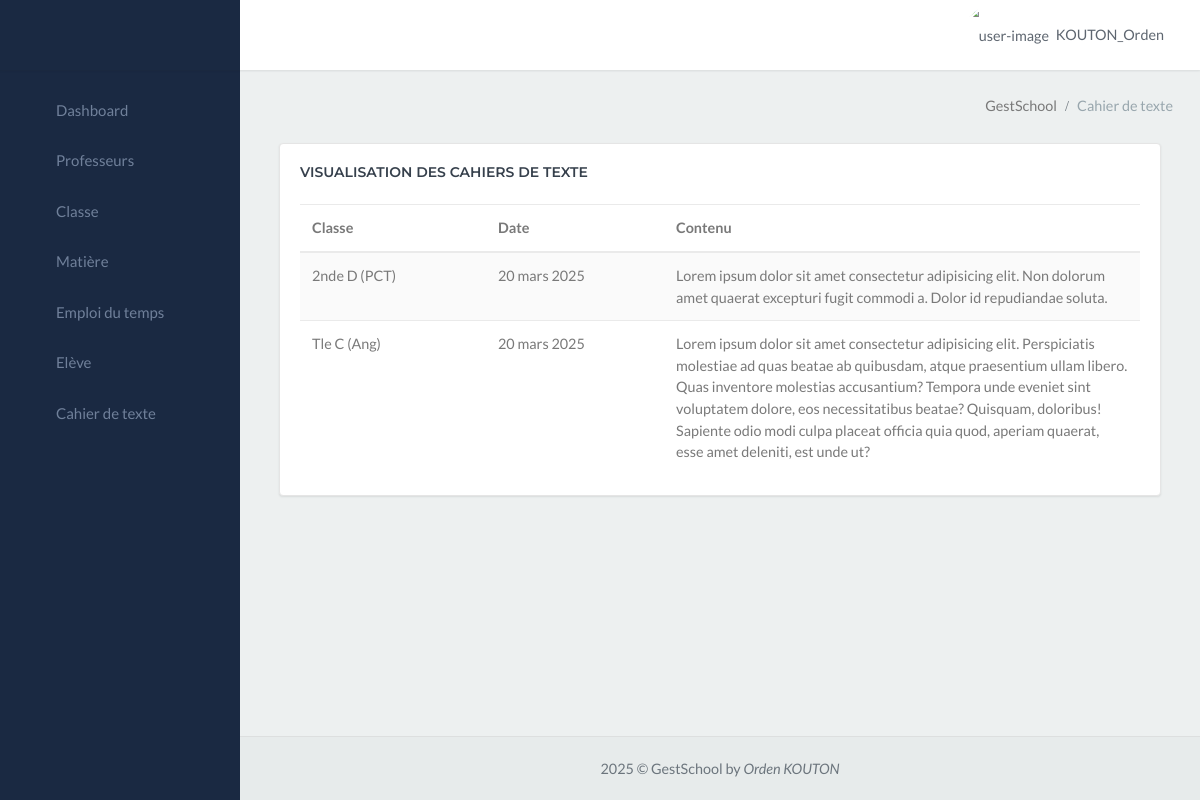
/gestschool_app/cahier_texte/ (signed in), run on an earlier commit of the app's database.
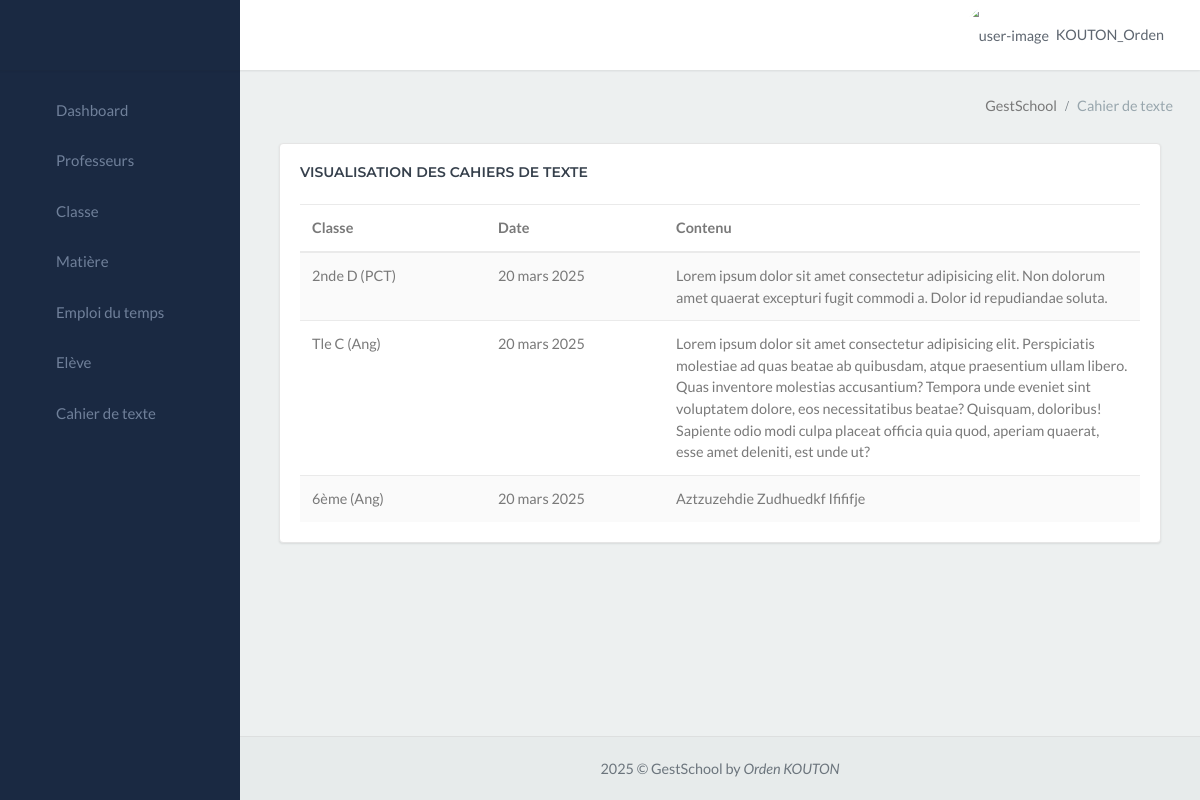
And on a later commit of the database.
### gestschool_app/models.py (models this page shows)
class Cahier_texte(models.Model):
    id_prof = models.ForeignKey(Professeur, on_delete=models.SET_NULL, null=True, blank=True)
    classe = models.CharField(max_length=80)
    matiere = models.CharField(max_length=100)
    date = models.DateField(max_length=100)
    contenu = models.CharField(max_length=5000)
    annee_scolaire = models.ForeignKey(AnneeScolaire, on_delete=models.SET_NULL, null=True, blank=True)
    trimestre = models.ForeignKey(Trimestre, on_delete=models.SET_NULL, null=True, blank=True)

### gestschool_app/views.py (the view)
# urls.py: path('cahier_texte/', views.visualisation_cahier_texte, name='visualisation_cahier_texte'),
@login_required
def visualisation_cahier_texte(request):
    trimestre_active = Trimestre.objects.filter(active=True).first()
    annee_active = AnneeScolaire.objects.filter(active=True).first()
    cahier_textes = Cahier_texte.objects.filter(Q(annee_scolaire=annee_active) & Q(trimestre=trimestre_active))
    return render(request, 'cahier de texte/visualisation_cahier_texte.html', {'cahier_textes': cahier_textes})

### gestschool_app/templates/cahier de texte/visualisation_cahier_texte.html (shortened to what this page needs)
{% extends "menu.html" %}
{% block content %}
<div class="content-page">
    <div class="content">
        <div class="container-fluid">
            <div class="row">
                <div class="col-12">
                    <div class="page-title-box">
                        <div class="page-title-right">
                            <ol class="breadcrumb p-0 m-0">
                                <li class="breadcrumb-item active">GestSchool</li>
                                <li class="breadcrumb-item"><a>Cahier de texte</a></li>
                            </ol>
                        </div>
                        <div class="clearfix"></div>
                    </div>
                </div>
            </div>
            <div class="container-fluid">
                <div class="row">
                    <div class="col-lg-12">
                        <div class="card">
                            <div class="card-body">
                                <div style="display: flex; align-items: center;">
                                    <h4 class="header-title mb-4" style="margin-right: 10px;">Visualisation des cahiers de texte</h4>
                                </div>
                                <div class="row">
                                    <div class="col-12">
                                        <div class="table-responsive">
                                            <table class="table table-striped mb-0">
                                                <thead>
                                                    <tr>
                                                        <th style="width: 2%;">Classe</th>
                                                        <th style="width: 2%;">Date</th>
                                                        <th>Contenu</th>
                                                    </tr>
                                                </thead>
                                                <tbody>
                                                    {% for cahier in cahier_textes %}
                                                    <tr>
                                                        <td style="width: 2%;">{{ cahier.classe }} ({{ cahier.matiere }})</td>
                                                        <td style="width: 2%;">{{ cahier.date }}</td>
                                                        <td style="width: 6%;">{{ cahier.contenu }}</td>
                                                    </tr>
                                                    {% empty %}
                                                    <tr>
                                                        <td colspan="6" style="color: red; font-style: italic;">Aucun élément dans le cahier de texte pour ce trimestre.</td>
                                                    </tr>
                                                    {% endfor %}
                                                </tbody>
                                            </table>
                                        </div>
                                    </div>
                                </div>
                            </div>
                        </div>
                    </div>
                </div>
            </div>
        </div>
    </div>
</div>
{% endblock %}

What changed in the data, as far as the page shows it:
added Cahier_texte: classe "6ème", matiere "Ang", date "20 mars 2025", contenu "Aztzuzehdie Zudhuedkf Ifififje"
